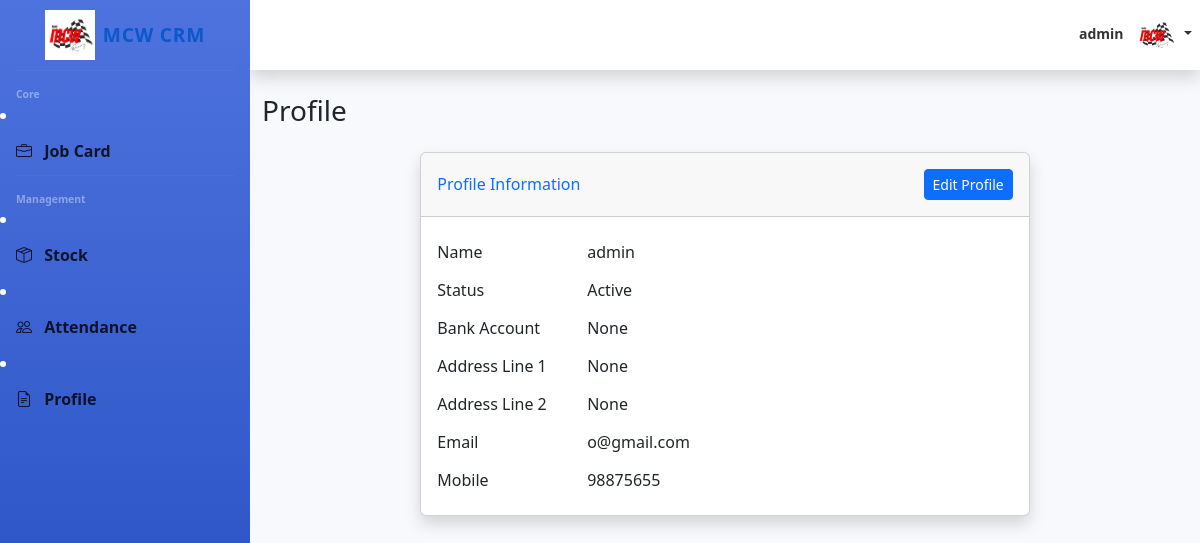
Screenshot of /Supervisor/profile (signed in) with the database file from the repository.
### Owner/models.py (models this page shows, shortened)
class UsesDB(models.Model):
    CATEGORY_CHOICES = [
        ('Purchase Staff', 'Purchase Staff'),
        ('Helper', 'Helper'),
        ('Supervisor', 'Supervisor'),
        ('Mechanic', 'Mechanic'),
        ('Owner', 'Owner'),
        ('Senior Mechanic', 'Senior Mechanic'),
    ]
    Status_CHOICES = [
        ('Active', 'Active'),
        ('InActive', 'InActive'),
        ('On Leave', 'On Leave'),
    ]
    id = models.AutoField(primary_key=True)
    name = models.CharField(max_length=100,blank=True, null=True)
    shop = models.ForeignKey(ShopDB, on_delete=models.CASCADE,blank=True, null=True)
    password = models.CharField(max_length=100,blank=True, null=True)
    position = models.CharField(max_length=20, choices=CATEGORY_CHOICES, blank=True, null=True,default="Helper")
    email = models.EmailField()
    mobile = models.CharField(max_length=15, blank=True, null=True)
    JoinDate=models.CharField(max_length=15, blank=True, null=True)
    ResignDate=models.CharField(max_length=15, blank=True, null=True)
    Status = models.CharField(max_length=20, choices=Status_CHOICES,default="InActive")
    BasicSalary=models.IntegerField( blank=True, null=True)
    BankAccount=models.CharField(max_length=100, blank=True, null=True)
    address_line1 = models.CharField(max_length=100, blank=True, null=True)
    address_line2 = models.CharField(max_length=100, blank=True, null=True)
    city = models.CharField(max_length=50, blank=True, null=True)
    state = models.CharField(max_length=50, blank=True, null=True)
    postal_code = models.CharField(max_length=20, blank=True, null=True)
    image = models.ImageField(upload_to='user_prf/', blank=True, null=True)

### Supervisor/views.py (the view)
# urls.py: path('profile', views.profile, name='ownerprofile'),
def profile(request):
    user_id=request.session['user_id']
    user_name=request.session['user_name']
    position=request.session['user_position']
    userobj=UsesDB.objects.filter(id=user_id)
    data={"user":user_name,"userobj":userobj}
    return render(request,"supervisor_profile.html",data)

### Supervisor/templates/supervisor_profile.html (shortened to what this page needs)
{% load static %}
<!DOCTYPE html>
<html lang="en">
<head>
    <link href="https://cdn.jsdelivr.net/npm/bootstrap@5.3.0/dist/css/bootstrap.min.css" rel="stylesheet">
    <link rel="stylesheet" href="https://cdn.jsdelivr.net/npm/bootstrap-icons@1.10.0/font/bootstrap-icons.css">
</head>
<body id="page-top">
     <div class="sidebar" id="sidebar">
        <a class="sidebar-brand d-flex align-items-center justify-content-center" href="#">
            <img src="{% static 'img/logo.png' %}" alt="MCW" height="50" class="me-2">
            <span>MCW CRM</span>
        </a>
        <hr class="sidebar-divider">
        <div class="sidebar-heading">Core</div>
        <li class="nav-item">
            <a class="nav-link" href="/Supervisor/Supervisor_jobcard">
                <i class="bi bi-briefcase"></i>
                <span>Job Card</span>
            </a>
        </li>
        <hr class="sidebar-divider">
        <div class="sidebar-heading">Management</div>
             <li class="nav-item">
            <a class="nav-link" href="/Supervisor/supervisor_view_stock">
                <i class="bi bi-box-seam"></i>
                <span>Stock</span>
            </a>
        </li>
        <li class="nav-item">
            <a class="nav-link" href="/Supervisor/supervisor_view_staff_attendance">
                <i class="bi bi-people"></i>
                <span>Attendance</span>
            </a>
        </li>
        <li class="nav-item">
            <a class="nav-link" href="/Supervisor/profile">
                <i class="bi bi-file-earmark-text"></i>
                <span>Profile</span>
            </a>
        </li>
    </div>
    <div id="content">
        <nav class="topbar navbar navbar-expand navbar-light shadow">
            <ul class="navbar-nav ms-auto">
                <li class="nav-item dropdown no-arrow">
                    <a class="nav-link dropdown-toggle" href="#" id="userDropdown" role="button"
                        data-bs-toggle="dropdown">
                        <span class="me-2 d-none d-lg-inline text-gray-600 small">{{user}}</span>
                        <img class="img-profile rounded-circle" src="{% static 'img/logo.png' %}" height="40px">
                    </a>
                </li>
            </ul>
        </nav>
        <div class="container-fluid py-4">
            <div class="d-sm-flex align-items-center justify-content-between mb-4">
                <h1 class="h3 mb-0 text-gray-800">Profile</h1>
            </div>
            <div class="row">
                <div class="col-lg-8 mx-auto">
                    <div class="card shadow mb-4">
                        <div class="card-header py-3 d-flex flex-row align-items-center justify-content-between">
                            <h6 class="m-0 font-weight-bold text-primary">Profile Information</h6>
                            <button id="editProfileBtn" class="btn btn-sm btn-primary">Edit Profile</button>
                        </div>
                        <div class="card-body">
                            <form id="profileForm" method="POST" action="/Supervisor/supervisor_profileUpdate">
                                <div class="form-group row">
                                    <label class="col-sm-3 col-form-label">Name</label>
                                    <div class="col-sm-9">
                                        <input type="text" readonly class="form-control-plaintext" value="{{ user }}">
                                    </div>
                                </div>
                                {% for i in userobj %}
                                <div class="form-group row">
                                    <label class="col-sm-3 col-form-label">Status</label>
                                    <div class="col-sm-9">
                                        <input type="text" readonly class="form-control-plaintext"
                                            value="{{ i.Status }}">
                                    </div>
                                </div>
                                <div class="form-group row">
                                    <label class="col-sm-3 col-form-label">Bank Account</label>
                                    <div class="col-sm-9">
                                        <input type="text" readonly class="form-control-plaintext"
                                            value="{{ i.BankAccount }}">
                                    </div>
                                </div>
                                <div class="form-group row">
                                    <label class="col-sm-3 col-form-label">Address Line 1</label>
                                    <div class="col-sm-9">
                                        <input type="text" readonly class="form-control-plaintext"
                                            value="{{ i.address_line1 }}">
                                    </div>
                                </div>
                                <div class="form-group row">
                                    <label class="col-sm-3 col-form-label">Address Line 2</label>
                                    <div class="col-sm-9">
                                        <input type="text" readonly class="form-control-plaintext"
                                            value="{{ i.address_line2 }}">
                                    </div>
                                </div>
                                <div class="form-group row">
                                    <label class="col-sm-3 col-form-label">Email</label>
                                    <div class="col-sm-9">
                                        <span class="form-control-plaintext" id="emailView">{{ i.email }}</span>
                                    </div>
                                </div>
                                <div class="form-group row">
                                    <label class="col-sm-3 col-form-label">Mobile</label>
                                    <div class="col-sm-9">
                                        <span class="form-control-plaintext" id="mobileView">{{ i.mobile }}</span>
                                    </div>
                                </div>
                                {% endfor %}
                            </form>
                        </div>
                    </div>
                </div>
            </div>
        </div>
    </div>
</body>
</html>

### Supervisor/templates/supervisor_profile.html (style rules this page uses)
:root { --primary-color: #4e73df; --dark-color: #5a5c69; --sidebar-width: 250px; }
body { font-family: 'Segoe UI', Tahoma, Geneva, Verdana, sans-serif; background-color: #f8f9fc; overflow-x: hidden; }
.sidebar { width: var(--sidebar-width); height: 100vh; position: fixed; left: 0; top: 0; background: linear-gradient(180deg, var(--primary-color) 0%, #224abe 100%); color: white; transition: all 0.3s; z-index: 1000; }
.sidebar-brand { height: 4.375rem; text-decoration: none; font-size: 1.2rem; font-weight: 800; padding: 1.5rem 1rem; text-align: center; letter-spacing: 0.05rem; }
.sidebar-divider { border-top: 1px solid rgba(255, 255, 255, 0.15); margin: 0 1rem 1rem; }
.sidebar-heading { padding: 0 1rem; font-weight: 800; font-size: 0.65rem; color: rgba(255, 255, 255, 0.4); }
.nav-item { position: relative; }
.nav-link { color: rgba(0, 0, 0, 0.8); padding: 0.75rem 1rem; font-weight: 600; }
.nav-link i { margin-right: 0.5rem; }
#content { width: calc(100% - var(--sidebar-width)); margin-left: var(--sidebar-width); min-height: 100vh; transition: all 0.3s; }
.topbar { height: 4.375rem; box-shadow: 0 0.15rem 1.75rem 0 rgba(58, 59, 69, 0.15); background-color: white; }

### rows the page displays
UsesDB: Status "Active", BankAccount "None", address_line1 "None", address_line2 "None", email "o@gmail.com", mobile "98875655"

### other values shown
{{ user }} "admin"
